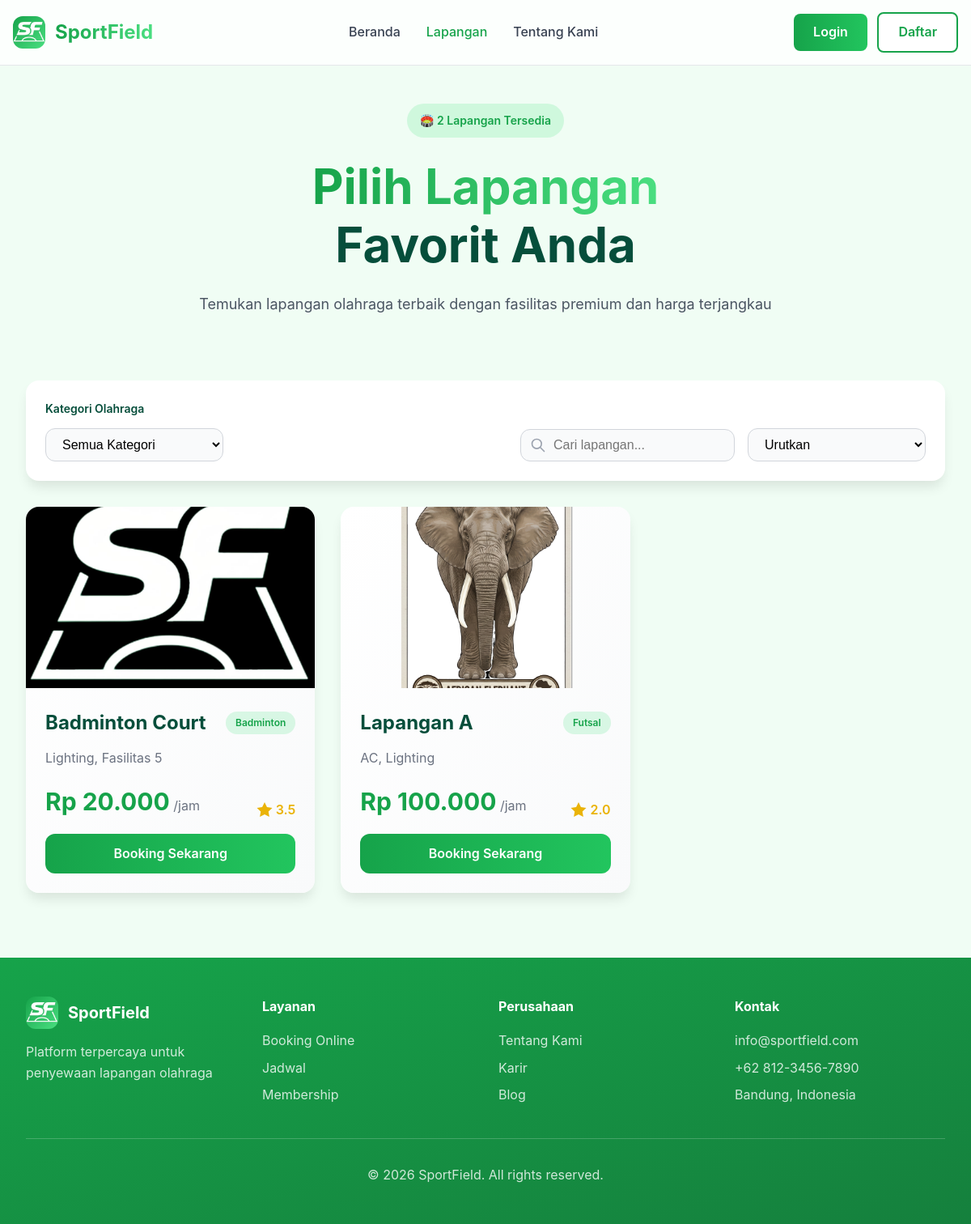
Page /page/user/lapangan.php on the committed database.
### tables this page shows
CREATE TABLE `lapangan` (
  `id` int(11) NOT NULL,
  `nama` varchar(100) NOT NULL,
  `jenis` varchar(50) NOT NULL,
  `harga_per_jam` decimal(10,2) NOT NULL,
  `deskripsi` text DEFAULT NULL,
  `gambar` varchar(255) DEFAULT NULL,
  `status` enum('tersedia','maintenance') DEFAULT 'tersedia',
  `average_rating` decimal(2,1) DEFAULT 0.0,
  `total_rating` int(11) DEFAULT 0,
  `created_at` timestamp NOT NULL DEFAULT current_timestamp(),
  `updated_at` timestamp NOT NULL DEFAULT current_timestamp() ON UPDATE current_timestamp()
);

### page/user/lapangan.php (the view, shortened to what this page needs)
<?php
require_once '../../config/db.php';
try {
    $stmt = $pdo->prepare("
        SELECT l.*,
               GROUP_CONCAT(f.nama SEPARATOR ',') as fasilitas,
               jenis_olahraga.nama as jenis_nama
        FROM lapangan l
        LEFT JOIN lapangan_fasilitas lf ON l.id = lf.lapangan_id
        LEFT JOIN fasilitas f ON lf.fasilitas_id = f.id
        LEFT JOIN jenis_olahraga ON l.jenis = jenis_olahraga.nama
        WHERE l.status = 'tersedia'
        GROUP BY l.id
        ORDER BY l.nama
    ");
    $stmt->execute();
    $lapangan_list = $stmt->fetchAll(PDO::FETCH_ASSOC);
} catch (PDOException $e) {
    $lapangan_list = [];
}
?>
<!DOCTYPE html>
<html lang="id">
<head>
    <link rel="stylesheet" href="../../assets/css/lapangan.css">
    <link rel="stylesheet" href="../../assets/css/navbar-footer.css">
</head>
<body>
    <?php include '../includes/navbar.php'; ?>
    <section class="hero-section">
        <div class="container text-center">
            <div class="animate-fade-in">
                <div class="badge">
                    <span>🏟️ <?php echo count($lapangan_list); ?> Lapangan Tersedia</span>
                </div>
                <h1 class="hero-title">
                    <span class="gradient-text">Pilih Lapangan</span>
                    <br>
                    <span>Favorit Anda</span>
                </h1>
                <p class="hero-description">
                    Temukan lapangan olahraga terbaik dengan fasilitas premium dan harga terjangkau
                </p>
            </div>
        </div>
    </section>
    <section class="filter-section">
        <div class="container">
            <div class="filter-container">
                <div class="filter-content">
                    <div class="category-filter">
                        <label>Kategori Olahraga</label>
                        <select id="categorySelect" onchange="filterCategory(this.value)" class="sort-select">
                            <option value="all">Semua Kategori</option>
                        </select>
                    </div>
                    <div class="search-sort">
                        <div class="search-box">
                            <input type="text" id="searchInput" onkeyup="searchFields()" placeholder="Cari lapangan...">
                            <svg class="search-icon" fill="none" stroke="currentColor" viewBox="0 0 24 24">
                                <path stroke-linecap="round" stroke-linejoin="round" stroke-width="2" d="M21 21l-6-6m2-5a7 7 0 11-14 0 7 7 0 0114 0z"></path>
                            </svg>
                        </div>
                        <select onchange="sortFields(this.value)" class="sort-select">
                            <option value="default">Urutkan</option>
                        </select>
                    </div>
                </div>
            </div>
        </div>
    </section>
    <section class="fields-section">
        <div class="container">
            <div id="fieldsGrid" class="fields-grid">
                <?php foreach ($lapangan_list as $lapangan): ?>
                <div class="field-card"
                     data-category="<?php echo strtolower($lapangan['jenis']); ?>"
                     data-price="<?php echo $lapangan['harga_per_jam']; ?>"
                     data-rating="<?php echo $lapangan['average_rating']; ?>"
                     data-name="<?php echo htmlspecialchars($lapangan['nama']); ?>">
                    <div class="card-image">
                        <?php
                        $gambar_src = '';
                        if (!empty($lapangan['gambar'])) {
                            $gambar_src = '../../' . htmlspecialchars($lapangan['gambar']);
                        }
                        ?>
                        <img src="<?php echo $gambar_src; ?>" alt="<?php echo htmlspecialchars($lapangan['nama']); ?>">
                    </div>
                    <div class="card-body">
                        <div class="card-header">
                            <h3><?php echo htmlspecialchars($lapangan['nama']); ?></h3>
                            <span class="badge-type"><?php echo htmlspecialchars($lapangan['jenis']); ?></span>
                        </div>
                        <p class="card-description">
                            <?php
                            $fasilitas = explode(',', $lapangan['fasilitas']);
                            echo htmlspecialchars(implode(', ', array_slice(array_filter($fasilitas), 0, 2)));
                            ?>
                        </p>
                        <div class="card-footer">
                            <div class="price">
                                <span class="price-amount">Rp <?php echo number_format($lapangan['harga_per_jam'], 0, ',', '.'); ?></span>
                                <span class="price-unit">/jam</span>
                            </div>
                            <div class="rating">
                                <svg class="star-icon" viewBox="0 0 20 20"><path d="M10 15l-5.878 3.09 1.123-6.545L.489 6.91l6.572-.955L10 0l2.939 5.955 6.572.955-4.756 4.635 1.123 6.545z"/></svg>
                                <span><?php echo number_format($lapangan['average_rating'], 1); ?></span>
                            </div>
                        </div>
                        <a href="detail-lapangan.php?id=<?php echo $lapangan['id']; ?>" class="btn-booking">Booking Sekarang</a>
                    </div>
                </div>
                <?php endforeach; ?>
            </div>
        </div>
    </section>
    <?php include '../includes/footer.php'; ?>
</body>
</html>

### assets/css/lapangan.css (style rules this page uses)
* { margin: 0; padding: 0; box-sizing: border-box; }
body { font-family: -apple-system, BlinkMacSystemFont, 'Segoe UI', Roboto, 'Helvetica Neue', Arial, sans-serif; background-color: #F0FDF4; color: #064E3B; line-height: 1.6; }
.container { max-width: 1200px; margin: 0 auto; padding: 0 1rem; }
.text-center { text-align: center; }
.animate-fade-in { animation: fadeIn 0.6s ease-out; }
.gradient-text { background: linear-gradient(to right, #16A34A, #4ADE80); -webkit-background-clip: text; -webkit-text-fill-color: transparent; background-clip: text; }
.hero-section { padding: 8rem 1rem 3rem; }
.badge { display: inline-block; padding: 0.5rem 1rem; background: rgba(74, 222, 128, 0.2); border-radius: 9999px; margin-bottom: 1.5rem; }
.badge span { color: #16A34A; font-weight: 600; font-size: 0.875rem; }
.hero-title { font-size: 3rem; font-weight: bold; margin-bottom: 1.5rem; line-height: 1.2; }
@media (min-width: 1024px) { .hero-title { font-size: 3.75rem; } }
.hero-description { font-size: 1.125rem; color: #4b5563; margin-bottom: 2rem; max-width: 800px; margin-left: auto; margin-right: auto; }
.filter-section { padding: 0 1rem 2rem; }
.filter-container { background: white; border-radius: 1rem; padding: 1.5rem; box-shadow: 0 10px 15px -3px rgba(0, 0, 0, 0.1); }
.filter-content { display: flex; flex-direction: column; gap: 1.5rem; }
@media (min-width: 768px) { .filter-content { flex-direction: row; align-items: flex-end; justify-content: space-between; gap: 2rem; } }
@media (min-width: 1024px) { .filter-content { flex-direction: row; align-items: flex-end; justify-content: space-between; gap: 2rem; } }
.category-filter label { display: block; font-size: 0.875rem; font-weight: 600; margin-bottom: 0.75rem; }
.category-filter select { width: 100%; min-width: 220px; }
.search-sort { display: flex; flex-direction: column; gap: 1rem; width: 100%; }
@media (min-width: 768px) { .search-sort { flex-direction: row; gap: 1rem; width: auto; align-items: flex-end; } }
.search-box { position: relative; flex: 1; min-width: 250px; }
.search-box input { width: 100%; padding: 0.625rem 1rem 0.625rem 2.5rem; background: #f9fafb; border: 1px solid #d1d5db; border-radius: 0.75rem; font-size: 1rem; outline: none; transition: all 0.3s; }
.search-icon { position: absolute; left: 0.75rem; top: 50%; transform: translateY(-50%); width: 20px; height: 20px; color: #9ca3af; }
.sort-select { padding: 0.625rem 1rem; background: #f9fafb; border: 1px solid #d1d5db; border-radius: 0.75rem; font-size: 1rem; outline: none; cursor: pointer; transition: all 0.3s; min-width: 180px; }
.fields-section { padding: 0 1rem 5rem; }
.fields-grid { display: grid; grid-template-columns: 1fr; gap: 2rem; }
@media (min-width: 768px) { .fields-grid { grid-template-columns: repeat(2, 1fr); } }
@media (min-width: 1024px) { .fields-grid { grid-template-columns: repeat(3, 1fr); } }
.field-card { background: linear-gradient(to bottom right, white, #f9fafb); border-radius: 1rem; overflow: hidden; box-shadow: 0 10px 15px -3px rgba(0, 0, 0, 0.1); transition: all 0.3s; }
.card-image { height: 224px; display: flex; align-items: center; justify-content: center; position: relative; overflow: hidden; }
.card-image img { width: 100%; height: 100%; object-fit: cover; object-position: center; }
.card-body { padding: 1.5rem; }
.card-header { display: flex; align-items: center; justify-content: space-between; margin-bottom: 0.75rem; }
.card-header h3 { font-size: 1.5rem; font-weight: bold; }
.badge-type { padding: 0.25rem 0.75rem; background: rgba(74, 222, 128, 0.2); color: #16A34A; font-size: 0.75rem; font-weight: 600; border-radius: 9999px; }
.card-description { color: #6b7280; margin-bottom: 1rem; }
.card-footer { display: flex; align-items: flex-end; justify-content: space-between; margin-bottom: 1rem; }
.price-amount { font-size: 1.875rem; font-weight: bold; color: #16A34A; }
.price-unit { color: #6b7280; }
.rating { display: flex; align-items: center; gap: 0.25rem; color: #eab308; }
.star-icon { width: 20px; height: 20px; fill: currentColor; }
.rating span { font-weight: 600; }
.btn-booking { display: block; width: 100%; background: linear-gradient(to right, #16A34A, #22c55e); color: white; padding: 0.75rem; border-radius: 0.75rem; font-weight: 600; text-align: center; text-decoration: none; transition: all 0.3s; }

### rows in the picture
lapangan: gambar (picture), nama "Badminton Court", jenis "Badminton", fasilitas "Lighting, Fasilitas 5", harga_per_jam "20.000", average_rating "3.5"
lapangan: gambar (picture), nama "Lapangan A", jenis "Futsal", fasilitas "AC, Lighting", harga_per_jam "100.000", average_rating "2.0"

### other values in the picture
count($lapangan_list) "2"
